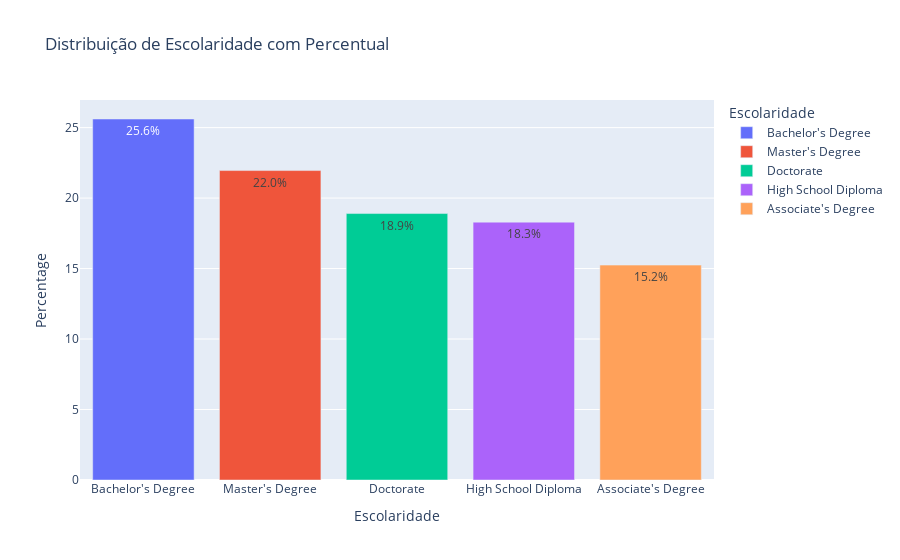

Notebook source saved alongside this figure:
### Markdown cell above
Temos dados balanceados, com um pouco mais de mulheres que homens na nossa base de dados.

### Code cell
# Contar os valores únicos e calcular as porcentagens
contagem = df['Education'].value_counts(normalize=True) * 100
contagem = contagem.reset_index()
contagem.columns = ['Education', 'Percentage']

fig = px.bar(contagem, x='Education', y='Percentage', 
             title='Distribuição de Escolaridade com Percentual', labels={'Education': 'Escolaridade'},
             text='Percentage', color='Education')
fig.update_traces(texttemplate='%{text:.1f}%', textposition='inside')
fig.show()

### Figure 1 — Plotly figure (JSON) as saved in the notebook; plotly's stock layout.template omitted (floating-point values rounded to 4 significant figures)
{"data": [{"alignmentgroup": "True", "hovertemplate": "Escolaridade=%{x}<br>Percentage=%{text}<extra></extra>", "legendgroup": "Bachelor's Degree", "marker": {"color": "#636efa", "pattern": {"shape": ""}}, "name": "Bachelor's Degree", "offsetgroup": "Bachelor's Degree", "orientation": "v", "showlegend": true, "text": [25.61], "textposition": "inside", "texttemplate": "%{text:.1f}%", "type": "bar", "x": ["Bachelor's Degree"], "xaxis": "x", "y": [25.61], "yaxis": "y"}, {"alignmentgroup": "True", "hovertemplate": "Escolaridade=%{x}<br>Percentage=%{text}<extra></extra>", "legendgroup": "Master's Degree", "marker": {"color": "#EF553B", "pattern": {"shape": ""}}, "name": "Master's Degree", "offsetgroup": "Master's Degree", "orientation": "v", "showlegend": true, "text": [21.95], "textposition": "inside", "texttemplate": "%{text:.1f}%", "type": "bar", "x": ["Master's Degree"], "xaxis": "x", "y": [21.95], "yaxis": "y"}, {"alignmentgroup": "True", "hovertemplate": "Escolaridade=%{x}<br>Percentage=%{text}<extra></extra>", "legendgroup": "Doctorate", "marker": {"color": "#00cc96", "pattern": {"shape": ""}}, "name": "Doctorate", "offsetgroup": "Doctorate", "orientation": "v", "showlegend": true, "text": [18.9], "textposition": "inside", "texttemplate": "%{text:.1f}%", "type": "bar", "x": ["Doctorate"], "xaxis": "x", "y": [18.9], "yaxis": "y"}, {"alignmentgroup": "True", "hovertemplate": "Escolaridade=%{x}<br>Percentage=%{text}<extra></extra>", "legendgroup": "High School Diploma", "marker": {"color": "#ab63fa", "pattern": {"shape": ""}}, "name": "High School Diploma", "offsetgroup": "High School Diploma", "orientation": "v", "showlegend": true, "text": [18.29], "textposition": "inside", "texttemplate": "%{text:.1f}%", "type": "bar", "x": ["High School Diploma"], "xaxis": "x", "y": [18.29], "yaxis": "y"}, {"alignmentgroup": "True", "hovertemplate": "Escolaridade=%{x}<br>Percentage=%{text}<extra></extra>", "legendgroup": "Associate's Degree", "marker": {"color": "#FFA15A", "pattern": {"shape": ""}}, "name": "Associate's Degree", "offsetgroup": "Associate's Degree", "orientation": "v", "showlegend": true, "text": [15.24], "textposition": "inside", "texttemplate": "%{text:.1f}%", "type": "bar", "x": ["Associate's Degree"], "xaxis": "x", "y": [15.24], "yaxis": "y"}], "layout": {"barmode": "relative", "legend": {"title": {"text": "Escolaridade"}, "tracegroupgap": 0}, "title": {"text": "Distribuição de Escolaridade com Percentual"}, "xaxis": {"anchor": "y", "categoryarray": ["Bachelor's Degree", "Master's Degree", "Doctorate", "High School Diploma", "Associate's Degree"], "categoryorder": "array", "domain": [0, 1], "title": {"text": "Escolaridade"}}, "yaxis": {"anchor": "x", "domain": [0, 1], "title": {"text": "Percentage"}}}}
